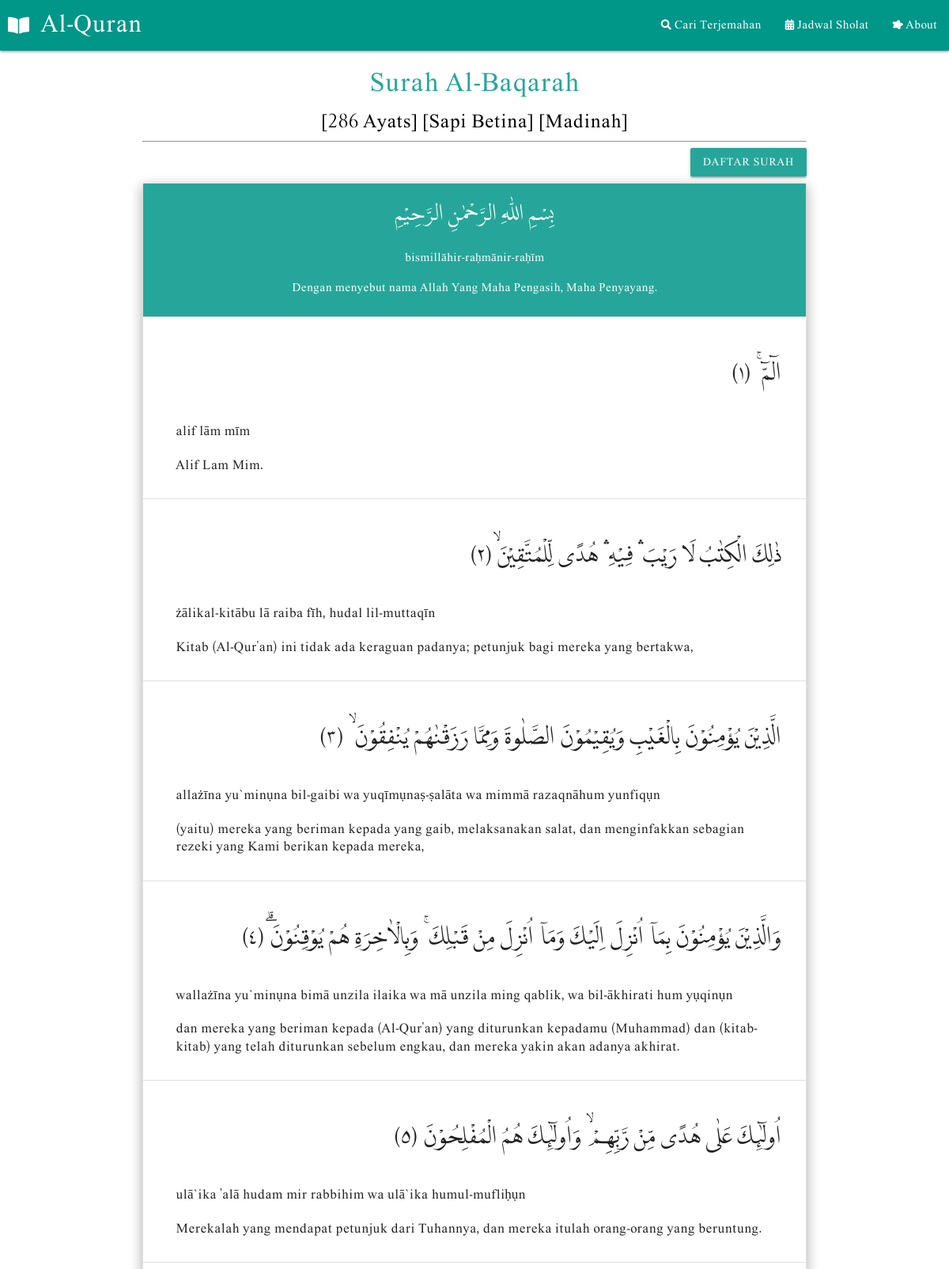
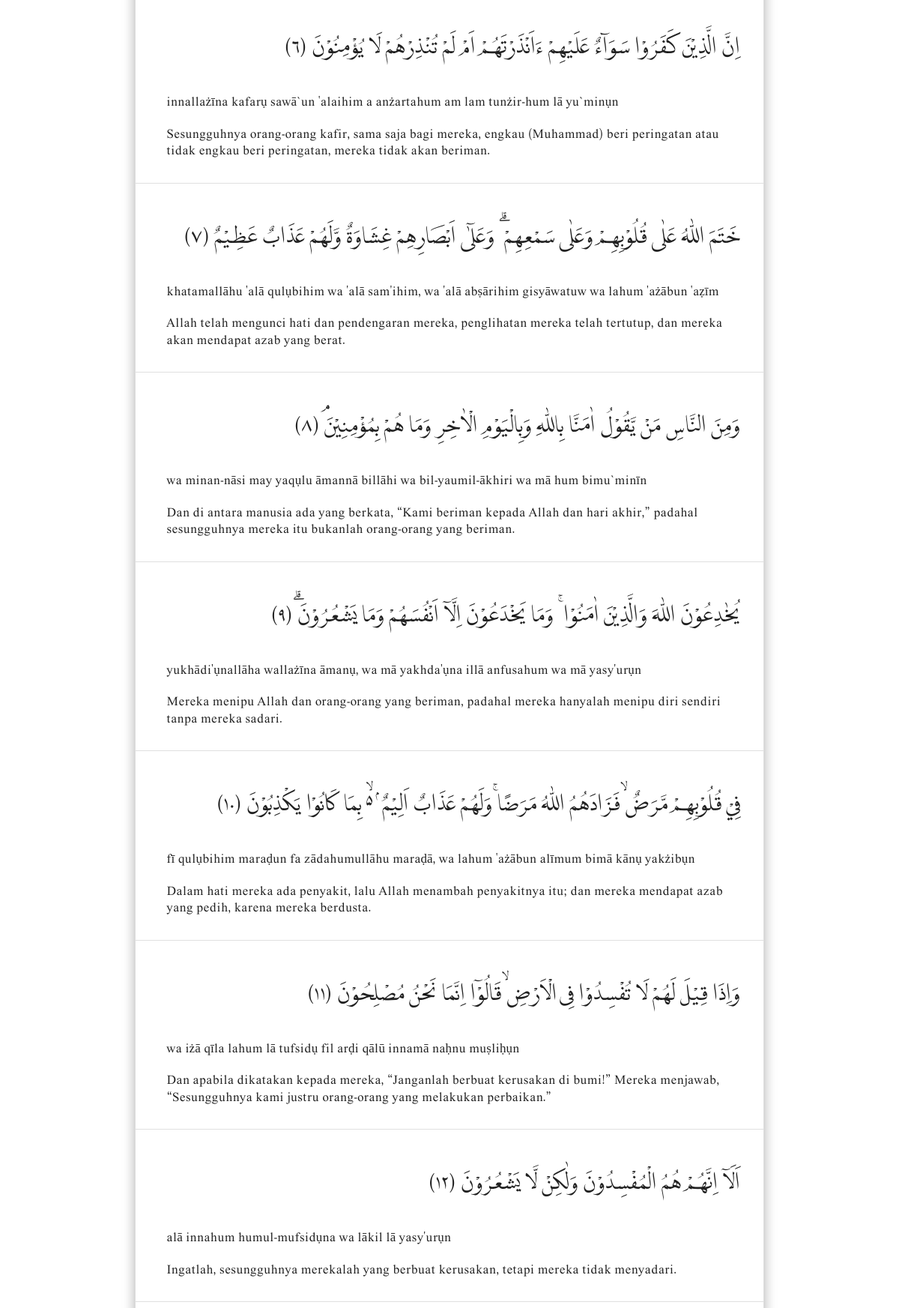
The app's page /quran/detail/2 (upper part) with its own data (2 pictures, top to bottom).
### tables this page shows
CREATE TABLE `surah` (
  `index` int(11) NOT NULL,
  `surat_indonesia` varchar(50) NOT NULL,
  `surat_arab` varchar(50) NOT NULL,
  `arti` varchar(100) NOT NULL,
  `jumlah_ayat` int(11) NOT NULL,
  `tempat_turun` varchar(50) NOT NULL,
  `urutan_pewahyuan` int(11) NOT NULL
);

CREATE TABLE `quran_id` (
  `id` int(11) NOT NULL,
  `suraId` int(11) DEFAULT NULL,
  `verseID` int(11) DEFAULT NULL,
  `ayatText` text,
  `indoText` text,
  `readText` text
);

### application/controllers/Quran.php (called while the page is built, shortened)
<?php
class Quran extends CI_Controller
{
	function __construct()
	{
		$this->load->model('Quran_model', 'quran');
	}
	public function detail($surah)
	{
		$this->load->helper('number');
		$data['ayats'] = $this->quran->getAllAyat($surah);
		$data['bismillah'] = $this->quran->getBismillah();
		$data['judul'] = $data['ayats']['0']['surat_indonesia'];
		$this->load->view('templates/header', $data);
		$this->load->view('detail', $data);
		$this->load->view('templates/footer', $data);
	}
}

### index.php (called while the page is built, shortened)
<?php
require_once BASEPATH.'core/CodeIgniter.php';

### application/models/Quran_model.php (called while the page is built, shortened)
<?php
class Quran_model extends CI_Model
{
	public function getBismillah()
	{
		return $this->db->get_where('quran_id', ["id" => 0])->row_array();
	}
	public function getAllAyat($id)
	{
		$query = "SELECT quran_id.*, surah.* FROM quran_id JOIN surah
					ON quran_id.suraId = surah.index WHERE quran_id.suraId = '$id'";
		return $this->db->query($query)->result_array();
	}
}

### application/helpers/number_helper.php (called while the page is built)
<?php
function arabicNumerals($number)
{
	$str = strval($number);
    $arabic_eastern = array('٠', '١', '٢', '٣', '٤', '٥', '٦', '٧', '٨', '٩');
    $arabic_western = array('0', '1', '2', '3', '4', '5', '6', '7', '8', '9');
    return str_replace($arabic_western, $arabic_eastern, $str);
}

### application/views/detail.php (the view)
<div class="container">
	<div class="center teal-text text-lighten-1">
		<h4><?= $ayats[0]['surat_indonesia'] ?></h4>
		<h5 class="black-text">[<?= $ayats[0]['jumlah_ayat'] ?> Ayats]  [<?= $ayats[0]['arti'] ?>] [<?= $ayats[0]['tempat_turun'] ?>]</h5>
	</div>
	<hr class="garis">
	<div class="right-align">
		<a href="<?= base_url(); ?>" class="right-align waves-effect waves-light btn">Daftar Surah</a>
	</div>
	<ul class="collection with-header z-depth-3 ">
		<?php if ($ayats[0]['index'] != 1): ?>
		<li class="collection-header center teal lighten-1 white-text text-lighten-2">
			<h5 class="mb3"><?= $bismillah['ayatText'] ?></h5>
			<p><?= $bismillah['readText'] ?></p>
			<p><?= $bismillah['indoText'] ?></p>
		</li>
		<?php endif ?>
		<?php foreach($ayats as $ayat) : ?>
			<li class="collection-item" id="<?= $ayat['verseID'] ?>">
				<div class="row">
					<div class="col m12 s12 l12">
						<p class="arab-font right-align">  <?= $ayat['ayatText']?> (<?= arabicNumerals($ayat['verseID']) ?>)</p>
						<div class="text"><?= $ayat['readText'] ?></div>
					</div>
				</div>
				<div class="row">
					<div class="col">
						<div class="text"><?= $ayat['indoText'] ?></div>
					</div>
				</div>
			</li>
		<?php endforeach; ?>
	</ul>
</div>

### assets/css/style.css (style rules this page uses)
body { font-family: 'lpmq'; }
.mb3 { margin-bottom: 30px; }
.container { font-family: 'lpmq'; }
.container .garis { border: 0.1 solid #cccccc; }
.arab-font { font-size: 27px; line-height: 70px; }
.text { font-size: 17px; }

### records on screen
surah: surat_indonesia "Surah Al-Baqarah", jumlah_ayat "286", arti "Sapi Betina", tempat_turun "Madinah"
quran_id: ayatText "بِسْمِ اللّٰهِ الرَّحْمٰنِ الرَّحِيْمِ", readText "bismillāhir-raḥmānir-raḥīm", indoText "Dengan menyebut nama Allah Yang Maha Pengasih, Maha Penyayang."
quran_id: ayatText "الۤمّۤ ۚ", verseID "١", readText "alif lām mīm", indoText "Alif Lam Mim."
quran_id: ayatText "ذٰلِكَ الْكِتٰبُ لَا رَيْبَ ۛ فِيْهِ ۛ هُدًى لِّلْمُتَّقِيْنَۙ", verseID "٢", readText "żālikal-kitābu lā raiba fīh, hudal lil-muttaqīn", indoText "Kitab (Al-Qur'an) ini tidak ada keraguan padanya; petunjuk bagi mereka yang bertakwa,"
quran_id: ayatText "الَّذِيْنَ يُؤْمِنُوْنَ بِالْغَيْبِ وَيُقِيْمُوْنَ الصَّلٰوةَ وَمِمَّا رَزَقْنٰهُمْ يُنْفِقُوْنَ ۙ", verseID "٣", readText "allażīna yu`minụna bil-gaibi wa yuqīmụnaṣ-ṣalāta wa mimmā razaqnāhum yunfiqụn", indoText "(yaitu) mereka yang beriman kepada yang gaib, melaksanakan salat, dan menginfakkan sebagian rezeki yang Kami berikan kepada mereka,"
quran_id: ayatText "وَالَّذِيْنَ يُؤْمِنُوْنَ بِمَآ اُنْزِلَ اِلَيْكَ وَمَآ اُنْزِلَ مِنْ قَبْلِكَ ۚ وَبِالْاٰخِرَةِ هُمْ يُوْقِنُوْنَۗ", verseID "٤", readText "wallażīna yu`minụna bimā unzila ilaika wa mā unzila ming qablik, wa bil-ākhirati hum yụqinụn", indoText "dan mereka yang beriman kepada (Al-Qur'an) yang diturunkan kepadamu (Muhammad) dan (kitab-kitab) yang telah diturunkan sebelum engkau, dan mereka yakin akan adanya akhirat."
quran_id: ayatText "اُولٰۤىِٕكَ عَلٰى هُدًى مِّنْ رَّبِّهِمْ ۙ وَاُولٰۤىِٕكَ هُمُ الْمُفْلِحُوْنَ", verseID "٥", readText "ulā`ika 'alā hudam mir rabbihim wa ulā`ika humul-mufliḥụn", indoText "Merekalah yang mendapat petunjuk dari Tuhannya, dan mereka itulah orang-orang yang beruntung."
quran_id: ayatText "اِنَّ الَّذِيْنَ كَفَرُوْا سَوَاۤءٌ عَلَيْهِمْ ءَاَنْذَرْتَهُمْ اَمْ لَمْ تُنْذِرْهُمْ لَا يُؤْمِنُوْنَ", verseID "٦", readText "innallażīna kafarụ sawā`un 'alaihim a anżartahum am lam tunżir-hum lā yu`minụn", indoText "Sesungguhnya orang-orang kafir, sama saja bagi mereka, engkau (Muhammad) beri peringatan atau tidak engkau beri peringatan, mereka tidak akan beriman."
quran_id: ayatText "خَتَمَ اللّٰهُ عَلٰى قُلُوْبِهِمْ وَعَلٰى سَمْعِهِمْ ۗ وَعَلٰٓى اَبْصَارِهِمْ غِشَاوَةٌ وَّلَهُمْ عَذَابٌ عَظِيْمٌ", verseID "٧", readText "khatamallāhu 'alā qulụbihim wa 'alā sam'ihim, wa 'alā abṣārihim gisyāwatuw wa lahum 'ażābun 'aẓīm", indoText "Allah telah mengunci hati dan pendengaran mereka, penglihatan mereka telah tertutup, dan mereka akan mendapat azab yang berat."
quran_id: ayatText "وَمِنَ النَّاسِ مَنْ يَّقُوْلُ اٰمَنَّا بِاللّٰهِ وَبِالْيَوْمِ الْاٰخِرِ وَمَا هُمْ بِمُؤْمِنِيْنَۘ", verseID "٨", readText "wa minan-nāsi may yaqụlu āmannā billāhi wa bil-yaumil-ākhiri wa mā hum bimu`minīn", indoText "Dan di antara manusia ada yang berkata, “Kami beriman kepada Allah dan hari akhir,” padahal sesungguhnya mereka itu bukanlah orang-orang yang beriman."
quran_id: ayatText "يُخٰدِعُوْنَ اللّٰهَ وَالَّذِيْنَ اٰمَنُوْا ۚ وَمَا يَخْدَعُوْنَ اِلَّآ اَنْفُسَهُمْ وَمَا يَشْعُرُوْنَۗ", verseID "٩", readText "yukhādi'ụnallāha wallażīna āmanụ, wa mā yakhda'ụna illā anfusahum wa mā yasy'urụn", indoText "Mereka menipu Allah dan orang-orang yang beriman, padahal mereka hanyalah menipu diri sendiri tanpa mereka sadari."
quran_id: ayatText "فِيْ قُلُوْبِهِمْ مَّرَضٌۙ فَزَادَهُمُ اللّٰهُ مَرَضًاۚ وَلَهُمْ عَذَابٌ اَلِيْمٌ ۢ ەۙ بِمَا كَانُوْا يَكْذِبُوْنَ", verseID "١٠", readText "fī qulụbihim maraḍun fa zādahumullāhu maraḍā, wa lahum 'ażābun alīmum bimā kānụ yakżibụn", indoText "Dalam hati mereka ada penyakit, lalu Allah menambah penyakitnya itu; dan mereka mendapat azab yang pedih, karena mereka berdusta."
quran_id: ayatText "وَاِذَا قِيْلَ لَهُمْ لَا تُفْسِدُوْا فِى الْاَرْضِۙ قَالُوْٓا اِنَّمَا نَحْنُ مُصْلِحُوْنَ", verseID "١١", readText "wa iżā qīla lahum lā tufsidụ fil arḍi qālū innamā naḥnu muṣliḥụn", indoText "Dan apabila dikatakan kepada mereka, “Janganlah berbuat kerusakan di bumi!” Mereka menjawab, “Sesungguhnya kami justru orang-orang yang melakukan perbaikan.”"
quran_id: ayatText "اَلَآ اِنَّهُمْ هُمُ الْمُفْسِدُوْنَ وَلٰكِنْ لَّا يَشْعُرُوْنَ", verseID "١٢", readText "alā innahum humul-mufsidụna wa lākil lā yasy'urụn", indoText "Ingatlah, sesungguhnya merekalah yang berbuat kerusakan, tetapi mereka tidak menyadari."
